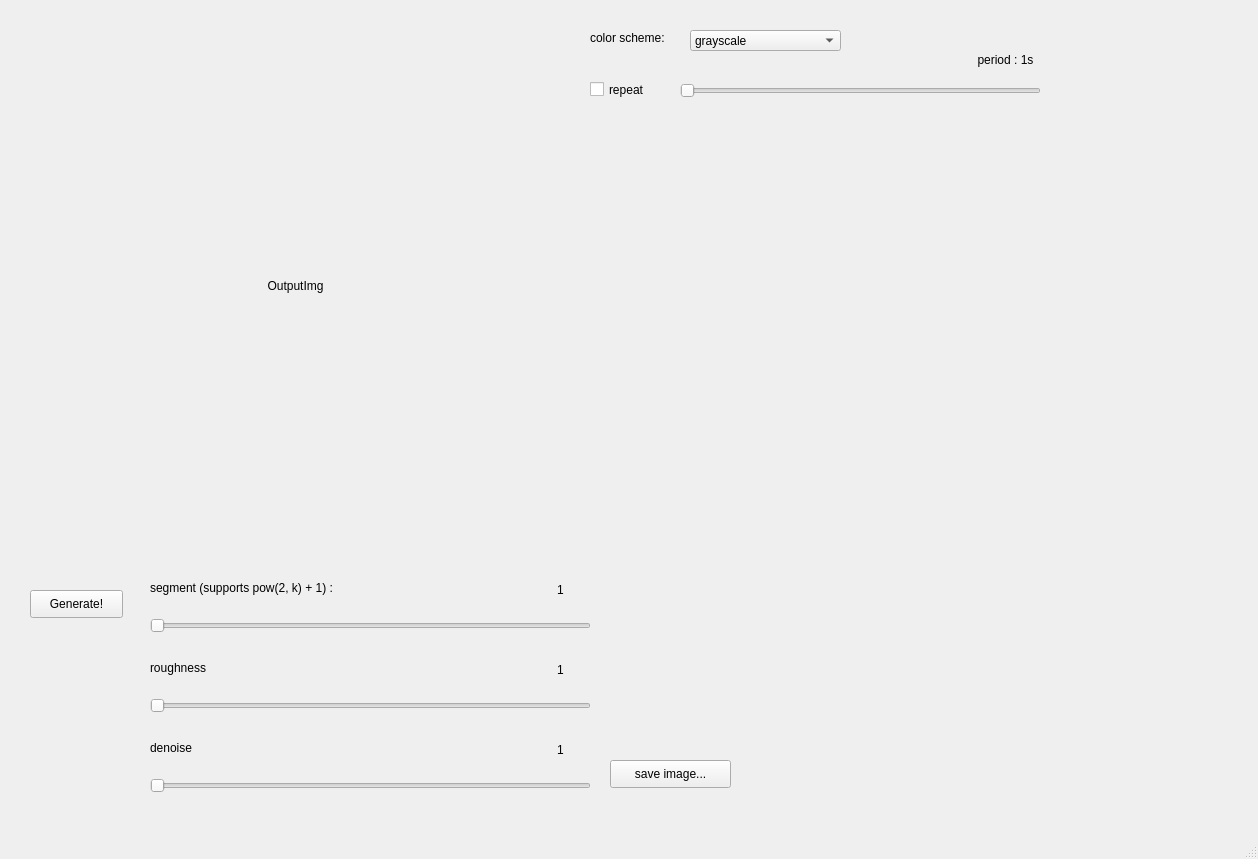
<?xml version="1.0" encoding="UTF-8"?>
<ui version="4.0">
 <class>MainWindow</class>
 <widget class="QMainWindow" name="MainWindow">
  <property name="geometry">
   <rect>
    <x>0</x>
    <y>0</y>
    <width>1258</width>
    <height>859</height>
   </rect>
  </property>
  <property name="windowTitle">
   <string>MainWindow</string>
  </property>
  <widget class="QWidget" name="centralwidget">
   <widget class="QPushButton" name="generateButton">
    <property name="geometry">
     <rect>
      <x>30</x>
      <y>590</y>
      <width>93</width>
      <height>28</height>
     </rect>
    </property>
    <property name="text">
     <string>Generate!</string>
    </property>
   </widget>
   <widget class="QLabel" name="visualLabel">
    <property name="geometry">
     <rect>
      <x>20</x>
      <y>10</y>
      <width>551</width>
      <height>551</height>
     </rect>
    </property>
    <property name="text">
     <string>OutputImg</string>
    </property>
    <property name="alignment">
     <set>Qt::AlignCenter</set>
    </property>
   </widget>
   <widget class="QSlider" name="segmentSlider">
    <property name="geometry">
     <rect>
      <x>150</x>
      <y>610</y>
      <width>441</width>
      <height>31</height>
     </rect>
    </property>
    <property name="orientation">
     <enum>Qt::Horizontal</enum>
    </property>
   </widget>
   <widget class="QLabel" name="label">
    <property name="geometry">
     <rect>
      <x>150</x>
      <y>580</y>
      <width>241</width>
      <height>16</height>
     </rect>
    </property>
    <property name="text">
     <string>segment (supports pow(2, k) + 1) : </string>
    </property>
   </widget>
   <widget class="QLabel" name="segmentLabel">
    <property name="geometry">
     <rect>
      <x>520</x>
      <y>580</y>
      <width>81</width>
      <height>20</height>
     </rect>
    </property>
    <property name="text">
     <string>1</string>
    </property>
    <property name="alignment">
     <set>Qt::AlignCenter</set>
    </property>
   </widget>
   <widget class="QSlider" name="roughnessSlider">
    <property name="geometry">
     <rect>
      <x>150</x>
      <y>690</y>
      <width>441</width>
      <height>31</height>
     </rect>
    </property>
    <property name="orientation">
     <enum>Qt::Horizontal</enum>
    </property>
   </widget>
   <widget class="QLabel" name="label_3">
    <property name="geometry">
     <rect>
      <x>150</x>
      <y>660</y>
      <width>241</width>
      <height>16</height>
     </rect>
    </property>
    <property name="text">
     <string>roughness</string>
    </property>
   </widget>
   <widget class="QLabel" name="roughnessLabel">
    <property name="geometry">
     <rect>
      <x>520</x>
      <y>660</y>
      <width>81</width>
      <height>20</height>
     </rect>
    </property>
    <property name="text">
     <string>1</string>
    </property>
    <property name="alignment">
     <set>Qt::AlignCenter</set>
    </property>
   </widget>
   <widget class="QComboBox" name="colorSchemeBox">
    <property name="geometry">
     <rect>
      <x>690</x>
      <y>30</y>
      <width>151</width>
      <height>21</height>
     </rect>
    </property>
    <item>
     <property name="text">
      <string>grayscale</string>
     </property>
    </item>
    <item>
     <property name="text">
      <string>normal</string>
     </property>
    </item>
   </widget>
   <widget class="QSlider" name="denoiseSlider">
    <property name="geometry">
     <rect>
      <x>150</x>
      <y>770</y>
      <width>441</width>
      <height>31</height>
     </rect>
    </property>
    <property name="orientation">
     <enum>Qt::Horizontal</enum>
    </property>
   </widget>
   <widget class="QLabel" name="denoiseLabel">
    <property name="geometry">
     <rect>
      <x>520</x>
      <y>740</y>
      <width>81</width>
      <height>20</height>
     </rect>
    </property>
    <property name="text">
     <string>1</string>
    </property>
    <property name="alignment">
     <set>Qt::AlignCenter</set>
    </property>
   </widget>
   <widget class="QLabel" name="label_4">
    <property name="geometry">
     <rect>
      <x>150</x>
      <y>740</y>
      <width>241</width>
      <height>16</height>
     </rect>
    </property>
    <property name="text">
     <string>denoise</string>
    </property>
   </widget>
   <widget class="QLabel" name="label_5">
    <property name="geometry">
     <rect>
      <x>590</x>
      <y>30</y>
      <width>101</width>
      <height>16</height>
     </rect>
    </property>
    <property name="text">
     <string>color scheme:</string>
    </property>
   </widget>
   <widget class="QCheckBox" name="repeatCheckBox">
    <property name="geometry">
     <rect>
      <x>590</x>
      <y>80</y>
      <width>96</width>
      <height>19</height>
     </rect>
    </property>
    <property name="text">
     <string>repeat</string>
    </property>
   </widget>
   <widget class="QSlider" name="repeatPeriodSlider">
    <property name="geometry">
     <rect>
      <x>680</x>
      <y>80</y>
      <width>361</width>
      <height>21</height>
     </rect>
    </property>
    <property name="orientation">
     <enum>Qt::Horizontal</enum>
    </property>
   </widget>
   <widget class="QLabel" name="segmentLabel_2">
    <property name="geometry">
     <rect>
      <x>960</x>
      <y>50</y>
      <width>91</width>
      <height>20</height>
     </rect>
    </property>
    <property name="text">
     <string>period : 1s</string>
    </property>
    <property name="alignment">
     <set>Qt::AlignCenter</set>
    </property>
   </widget>
   <widget class="QPushButton" name="saveImgButton">
    <property name="geometry">
     <rect>
      <x>610</x>
      <y>760</y>
      <width>121</width>
      <height>28</height>
     </rect>
    </property>
    <property name="text">
     <string>save image...</string>
    </property>
   </widget>
  </widget>
  <widget class="QMenuBar" name="menubar">
   <property name="geometry">
    <rect>
     <x>0</x>
     <y>0</y>
     <width>1258</width>
     <height>26</height>
    </rect>
   </property>
  </widget>
  <widget class="QStatusBar" name="statusbar"/>
 </widget>
 <resources/>
 <connections/>
</ui>
